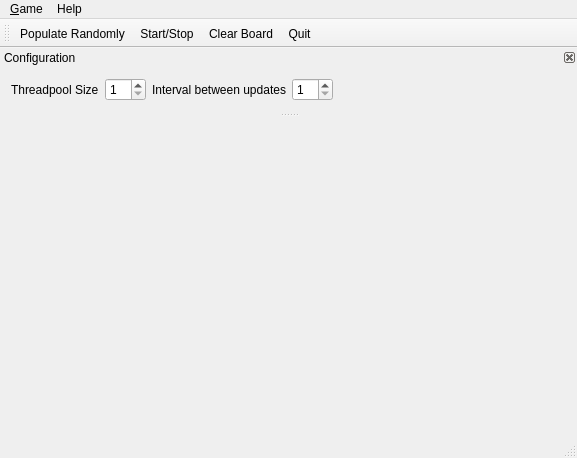
<?xml version="1.0" encoding="UTF-8"?>
<ui version="4.0">
 <class>LifeMainWindow</class>
 <widget class="QMainWindow" name="LifeMainWindow">
  <property name="geometry">
   <rect>
    <x>0</x>
    <y>0</y>
    <width>577</width>
    <height>458</height>
   </rect>
  </property>
  <property name="windowTitle">
   <string>Conway's Game of Life</string>
  </property>
  <widget class="QWidget" name="centralWidget"/>
  <widget class="QMenuBar" name="menuBar">
   <property name="geometry">
    <rect>
     <x>0</x>
     <y>0</y>
     <width>577</width>
     <height>22</height>
    </rect>
   </property>
   <widget class="QMenu" name="menuGame">
    <property name="title">
     <string>&amp;Game</string>
    </property>
    <addaction name="actionPopulate_Randomly"/>
    <addaction name="actionStartStop"/>
    <addaction name="actionClear"/>
    <addaction name="actionQuit"/>
   </widget>
   <widget class="QMenu" name="menuHelp">
    <property name="title">
     <string>Help</string>
    </property>
    <addaction name="actionAbout"/>
    <addaction name="actionAbout_Qt"/>
   </widget>
   <addaction name="menuGame"/>
   <addaction name="menuHelp"/>
  </widget>
  <widget class="QToolBar" name="toolBar">
   <property name="windowTitle">
    <string>toolBar</string>
   </property>
   <attribute name="toolBarArea">
    <enum>TopToolBarArea</enum>
   </attribute>
   <attribute name="toolBarBreak">
    <bool>false</bool>
   </attribute>
   <addaction name="actionPopulate_Randomly"/>
   <addaction name="actionStartStop"/>
   <addaction name="actionClear"/>
   <addaction name="actionQuit"/>
  </widget>
  <widget class="QStatusBar" name="statusBar"/>
  <widget class="QDockWidget" name="dockWidget">
   <property name="features">
    <set>QDockWidget::DockWidgetClosable</set>
   </property>
   <property name="allowedAreas">
    <set>Qt::BottomDockWidgetArea|Qt::LeftDockWidgetArea|Qt::TopDockWidgetArea</set>
   </property>
   <property name="windowTitle">
    <string>Configuration</string>
   </property>
   <attribute name="dockWidgetArea">
    <number>4</number>
   </attribute>
   <widget class="QWidget" name="dockWidgetContents">
    <layout class="QHBoxLayout" name="horizontalLayout">
     <item>
      <widget class="QLabel" name="label">
       <property name="text">
        <string>Threadpool Size</string>
       </property>
      </widget>
     </item>
     <item>
      <widget class="QSpinBox" name="threadSpinBox">
       <property name="focusPolicy">
        <enum>Qt::NoFocus</enum>
       </property>
       <property name="minimum">
        <number>1</number>
       </property>
       <property name="value">
        <number>1</number>
       </property>
      </widget>
     </item>
     <item>
      <widget class="QLabel" name="label_2">
       <property name="text">
        <string>Interval between updates</string>
       </property>
      </widget>
     </item>
     <item>
      <widget class="QSpinBox" name="intervalSpinBox">
       <property name="minimum">
        <number>1</number>
       </property>
       <property name="value">
        <number>1</number>
       </property>
      </widget>
     </item>
     <item>
      <spacer name="horizontalSpacer">
       <property name="orientation">
        <enum>Qt::Horizontal</enum>
       </property>
       <property name="sizeHint" stdset="0">
        <size>
         <width>495</width>
         <height>20</height>
        </size>
       </property>
      </spacer>
     </item>
    </layout>
   </widget>
  </widget>
  <action name="actionPopulate_Randomly">
   <property name="text">
    <string>Populate &amp;Randomly</string>
   </property>
   <property name="shortcut">
    <string>Ctrl+R</string>
   </property>
  </action>
  <action name="actionStartStop">
   <property name="checkable">
    <bool>true</bool>
   </property>
   <property name="text">
    <string>&amp;Start/Stop</string>
   </property>
   <property name="toolTip">
    <string>Start/Stop</string>
   </property>
   <property name="shortcut">
    <string>Space</string>
   </property>
  </action>
  <action name="actionQuit">
   <property name="text">
    <string>&amp;Quit</string>
   </property>
   <property name="shortcut">
    <string>Ctrl+Q</string>
   </property>
  </action>
  <action name="actionClear">
   <property name="text">
    <string>&amp;Clear Board</string>
   </property>
   <property name="shortcut">
    <string>Del</string>
   </property>
  </action>
  <action name="actionAbout">
   <property name="text">
    <string>About</string>
   </property>
  </action>
  <action name="actionAbout_Qt">
   <property name="text">
    <string>About Qt</string>
   </property>
  </action>
 </widget>
 <layoutdefault spacing="6" margin="11"/>
 <resources/>
 <connections/>
</ui>
